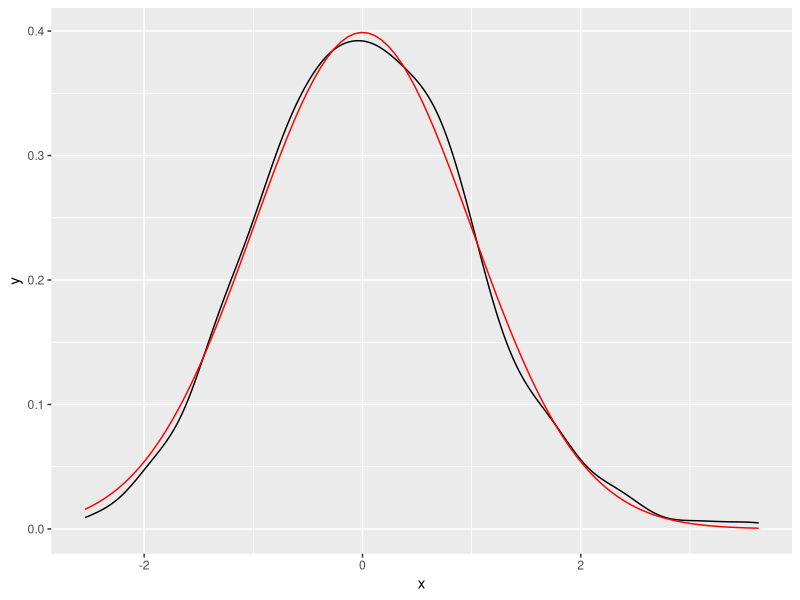
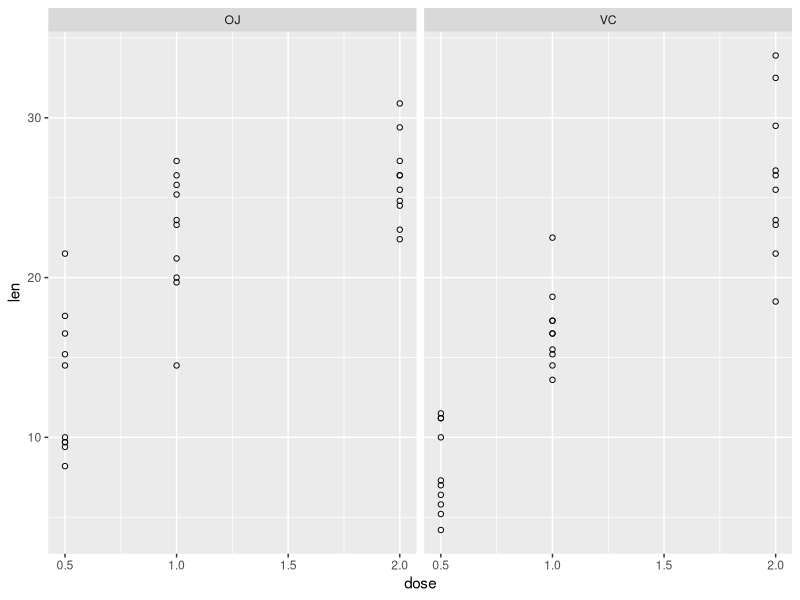

The R source for these figures, in order:
## ---- chunk 1
knitr::opts_chunk$set(echo = TRUE)
## ---- chunk 2
lambda <-.2
num_var<-40
num_sims<-1000
exp_mean<-1/lambda
exp_sd<-(1/lambda)/sqrt(num_var)

mns = NULL
for (i in 1 : num_sims) mns = c(mns, mean(rexp(num_var,lambda)))

norm_mns<-(mns-(exp_mean))/exp_sd

results_df<-data.frame(x = norm_mns)
## ---- chunk 3
library(ggplot2)
results_p<-ggplot(results_df,aes(x))+geom_density()+ stat_function(fun = dnorm, colour = "red")
results_p

## ---- chunk 4
mean(norm_mns)
sd(norm_mns)
## ---- chunk 5
library(ggplot2)

tooth_scatter <- ggplot(ToothGrowth, aes(x=dose, y=len)) + geom_point(shape=1)
tooth_scatter+facet_grid(.~supp)

## ---- chunk 6
ToothGrowth$group = interaction(ToothGrowth$supp,ToothGrowth$dose)

data_OJ.0.5<-ToothGrowth[ToothGrowth$group=="OJ.0.5",]
data_OJ.1<-ToothGrowth[ToothGrowth$group=="OJ.1",]
data_OJ.2<-ToothGrowth[ToothGrowth$group=="OJ.2",]
data_OJ_overall<-ToothGrowth[ToothGrowth$supp=="OJ",]

data_VC.0.5<-ToothGrowth[ToothGrowth$group=="VC.0.5",]
data_VC.1<-ToothGrowth[ToothGrowth$group=="VC.1",]
data_VC.2<-ToothGrowth[ToothGrowth$group=="VC.2",]
data_VC_overall<-ToothGrowth[ToothGrowth$supp=="VC",]
## ---- chunk 7
t.test(data_OJ.0.5$len,data_OJ.1$len)
## ---- chunk 8
t.test(data_OJ.1$len,data_OJ.2$len)
## ---- chunk 9
t.test(data_VC.0.5$len,data_VC.1$len)$conf.int
t.test(data_VC.1$len,data_VC.2$len)$conf.int
## ---- chunk 10
t.test(data_OJ.0.5$len,data_VC.0.5$len)$conf.int
t.test(data_OJ.1$len,data_VC.1$len)$conf.int
t.test(data_OJ.2$len,data_VC.2$len)$conf.int

## ---- chunk 11
t.test(data_OJ.2$len,data_VC.1$len)$conf.int
